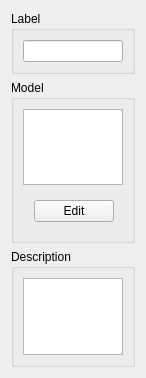
            <widget class="QWidget" name="page_5">
              <property name="geometry">
                <rect>
                  <x>0</x>
                  <y>0</y>
                  <width>146</width>
                  <height>378</height>
                </rect>
              </property>
              <attribute name="label">
                <string>Job</string>
              </attribute>
              <layout class="QVBoxLayout" name="verticalLayout_17">
                <item>
                  <widget class="QGroupBox" name="groupBox_6">
                    <property name="title">
                      <string>Label</string>
                    </property>
                    <layout class="QVBoxLayout" name="verticalLayout_16">
                      <item>
                        <widget class="QLineEdit" name="jobLabel"/>
                      </item>
                    </layout>
                  </widget>
                </item>
                <item>
                  <widget class="QGroupBox" name="groupBox_4">
                    <property name="title">
                      <string>Model</string>
                    </property>
                    <layout class="QVBoxLayout" name="verticalLayout_14">
                      <item>
                        <widget class="QListWidget" name="jobModel">
                          <property name="selectionMode">
                            <enum>QAbstractItemView::MultiSelection</enum>
                          </property>
                        </widget>
                      </item>
                      <item>
                        <widget class="QWidget" name="widget_3" native="true">
                          <layout class="QHBoxLayout" name="horizontalLayout_6">
                            <item>
                              <spacer name="horizontalSpacer_2">
                                <property name="orientation">
                                  <enum>Qt::Horizontal</enum>
                                </property>
                                <property name="sizeHint" stdset="0">
                                  <size>
                                    <width>334</width>
                                    <height>20</height>
                                  </size>
                                </property>
                              </spacer>
                            </item>
                            <item>
                              <widget class="QPushButton" name="jobModelEdit">
                                <property name="text">
                                  <string>Edit</string>
                                </property>
                              </widget>
                            </item>
                          </layout>
                        </widget>
                      </item>
                    </layout>
                  </widget>
                </item>
                <item>
                  <widget class="QGroupBox" name="groupBox_5">
                    <property name="title">
                      <string>Description</string>
                    </property>
                    <layout class="QVBoxLayout" name="verticalLayout_15">
                      <item>
                        <widget class="QPlainTextEdit" name="jobDescription"/>
                      </item>
                    </layout>
                  </widget>
                </item>
              </layout>
            </widget>
